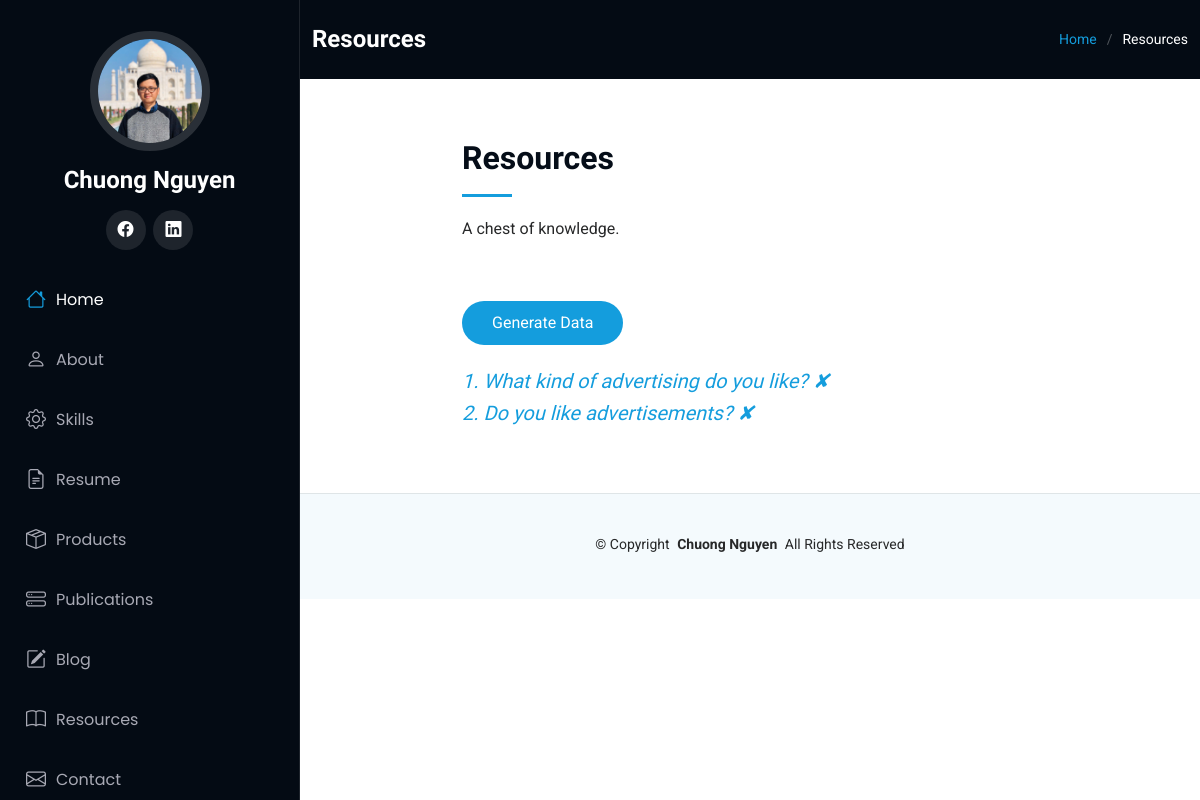
/resources (signed in), run on the app's committed database.
### main.py (models this page shows)
class SpeakingEnglish(db.Model):
    __tablename__ = "speaking"
    id: Mapped[int] = mapped_column(Integer, primary_key=True)
    topic: Mapped[str] = mapped_column(String(300), nullable=False)
    solution: Mapped[str] = mapped_column(Text, nullable=False)

### main.py (the view)
@app.route('/resources', methods=['GET', 'POST'])
def resources():
    topic_data = db.session.execute(db.select(SpeakingEnglish)).scalars()
    generate_data = GenerateButton()
    if generate_data.validate_on_submit():
        topics_bank = web_scrapping()
        with open('static/assets/files/speaking-part-one.csv', 'a', newline='') as data_file:
            writer = csv.writer(data_file)
            writer.writerow(topics_bank)
        return redirect(url_for('write_to_csv'))
    return render_template('resources.html', generate_button=generate_data, topics=topic_data, current_user=current_user)

### main.py
class GenerateButton(FlaskForm):
    generate = SubmitField('Generate Data')

### main.py (called while the page is built)
@login_manager.user_loader
def load_user(user_id):
    return db.get_or_404(User, user_id)

### templates/resources.html (shortened to what this page needs)
{% from 'bootstrap5/form.html' import render_form %}
{% extends 'base.html' %}
  {% block content %}
  <main class="main">
    <div class="page-title dark-background">
      <div class="container d-lg-flex justify-content-between align-items-center">
        <h1 class="mb-2 mb-lg-0">Resources</h1>
        <nav class="breadcrumbs">
          <ol>
            <li><a href="{{url_for('home')}}">Home</a></li>
            <li class="current">Resources</li>
          </ol>
        </nav>
      </div>
    </div>
    <section id="starter-section" class="starter-section section">
      <div class="container section-title" data-aos="fade-up">
        <div class="row">
          <div class="col-lg-8 mx-auto">
            <h2>Resources</h2>
            <p>A chest of knowledge.</p>
          </div>
        </div>
      </div>
      {% if current_user.id == 1: %}
      <div class="container">
        <div class="row">
          <div class="col-lg-8 mx-auto pb-4">
            {{render_form(generate_button)}}
          </div>
        </div>
      </div>
      {% endif %}
      {% for topic in topics:%}
      <div class="container" data-aos="fade-up">
        <div class="row">
          <div class="col-lg-8 mx-auto rounded text-body-emphasis">
            <h5 class="display-8 fst-italic"><a href="{{url_for('resource_detail', topic_id=topic.id)}}">{{topic.id}}. {{topic.topic}}</a>
            {% if current_user.id == 1:%}
              <a href="{{url_for('delete_topic', topic_id=topic.id)}}">✘</a>
            {% endif %}
            </h5>
          </div>
        </div>
      </div>
      {% endfor %}
    </section>
  </main>
  {% endblock %}

### static/assets/css/main.css (style rules this page uses)
:root { --default-font: "Roboto", system-ui, -apple-system, "Segoe UI", Roboto, "Helvetica Neue", Arial, "Noto Sans", "Liberation Sans", sans-serif, "Apple Color Emoji", "Segoe UI Emoji", "Segoe UI Symbol", "Noto Color Emoji"; --heading-font: "Raleway", sans-serif; --nav-font: "Poppins", sans-serif; }
:root { --background-color: #ffffff; --default-color: #272829; --heading-color: #050d18; --accent-color: #149ddd; --surface-color: #ffffff; --contrast-color: #ffffff; }
:root { --nav-color: #a8a9b4; --nav-hover-color: #ffffff; --nav-mobile-background-color: #040b14; --nav-dropdown-background-color: #040b14; --nav-dropdown-color: #a8a9b4; --nav-dropdown-hover-color: #ffffff; }
.dark-background { --background-color: #040b14; --default-color: #ffffff; --heading-color: #ffffff; --surface-color: #151f2b; --contrast-color: #ffffff; }
:root { scroll-behavior: smooth; }
body { color: var(--default-color); background-color: var(--background-color); font-family: var(--default-font); }
a { color: var(--accent-color); text-decoration: none; transition: 0.3s; }
h1, h2, h3, h4, h5, h6 { color: var(--heading-color); font-family: var(--heading-font); }
@media (min-width: 1200px) { .header~main, .header~#footer { margin-left: 300px; } }
.page-title { color: var(--default-color); background-color: var(--background-color); padding: 25px 0; position: relative; }
.page-title h1 { font-size: 24px; font-weight: 700; }
.page-title .breadcrumbs ol { display: flex; flex-wrap: wrap; list-style: none; padding: 0; margin: 0; font-size: 14px; font-weight: 400; }
.page-title .breadcrumbs ol li+li { padding-left: 10px; }
.page-title .breadcrumbs ol li+li::before { content: "/"; display: inline-block; padding-right: 10px; color: color-mix(in srgb, var(--default-color), transparent 70%); }
section, .section { color: var(--default-color); background-color: var(--background-color); padding: 60px 0; overflow: clip; }
.section-title { padding-bottom: 60px; position: relative; }
.section-title h2 { font-size: 32px; font-weight: 700; margin-bottom: 20px; padding-bottom: 20px; position: relative; }
.section-title h2:after { content: ""; position: absolute; display: block; width: 50px; height: 3px; background: var(--accent-color); left: 0; bottom: 0; }
.section-title p { margin-bottom: 0; }

### data on the page
SpeakingEnglish: id "1", topic "What kind of advertising do you like?"
SpeakingEnglish: id "2", topic "Do you like advertisements?"
